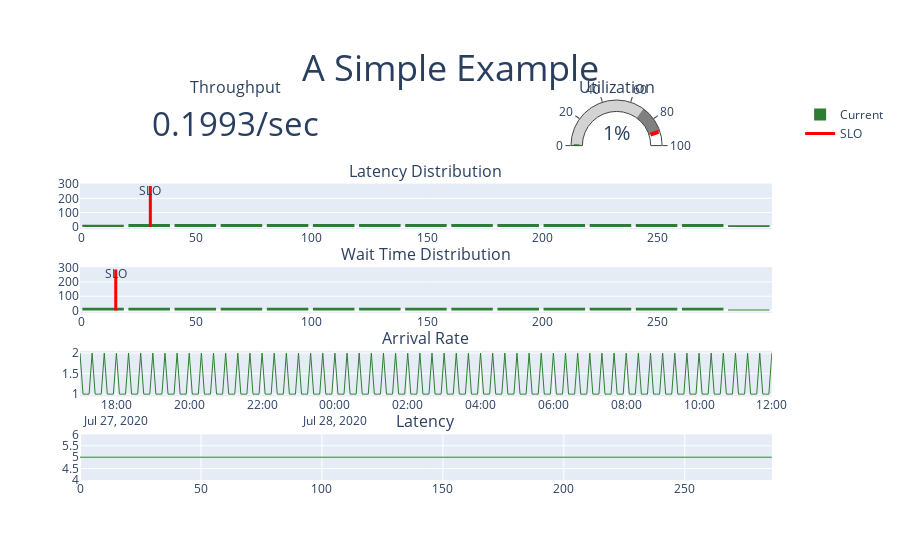

Source (notebook cell):
### Code cell
# Display The simulation Results Via Dashboard:
dashboard = build_dashboard(Q, title='A Simple Example')
dashboard.show()

### Figure 1 — Plotly figure (JSON) as saved in the notebook; plotly's stock layout.template omitted (floating-point values rounded to 4 significant figures; data arrays with more than 128 entries replaced by an {"elided": "..."} marker saying what was removed)
{"data": [{"domain": {"x": [0, 0.44], "y": [0.88, 1]}, "mode": "number", "number": {"suffix": "/sec"}, "type": "indicator", "value": 0.1993}, {"domain": {"x": [0.54, 0.98], "y": [0.88, 1]}, "gauge": {"axis": {"range": [null, 100]}, "steps": [{"color": "lightgray", "range": [0, 70]}, {"color": "gray", "range": [70, 90]}], "threshold": {"line": {"color": "red", "width": 4}, "thickness": 0.75, "value": 90}}, "mode": "gauge+number", "number": {"suffix": "%"}, "type": "indicator", "value": 0.9972}, {"bingroup": "1", "marker": {"color": "#2E7D32"}, "name": "Current", "type": "histogram", "x": {"elided": "287 int values"}, "xaxis": "x", "yaxis": "y"}, {"line": {"color": "red", "width": 3}, "mode": "lines+text", "showlegend": false, "text": [null, "SLO"], "textposition": "bottom center", "type": "scatter", "x": [30, 30], "xaxis": "x", "y": [0, 287], "yaxis": "y"}, {"bingroup": "2", "marker": {"color": "#2E7D32"}, "showlegend": false, "type": "histogram", "x": {"elided": "286 int values"}, "xaxis": "x2", "yaxis": "y2"}, {"line": {"color": "red", "width": 3}, "mode": "lines+text", "name": "SLO", "text": [null, "SLO"], "textposition": "bottom center", "type": "scatter", "x": [15, 15], "xaxis": "x2", "y": [0, 287], "yaxis": "y2"}, {"line": {"color": "#2E7D32", "width": 1}, "showlegend": false, "type": "scatter", "x": {"elided": "229 str values"}, "xaxis": "x3", "y": {"elided": "229 int values"}, "yaxis": "y3"}, {"line": {"color": "#2E7D32", "width": 1}, "showlegend": false, "type": "scatter", "x": {"elided": "287 int values"}, "xaxis": "x4", "y": {"elided": "287 int values"}, "yaxis": "y4"}], "layout": {"annotations": [{"font": {"size": 16}, "showarrow": false, "text": "Throughput", "x": 0.22, "xanchor": "center", "xref": "paper", "y": 1, "yanchor": "bottom", "yref": "paper"}, {"font": {"size": 16}, "showarrow": false, "text": "Utilization", "x": 0.76, "xanchor": "center", "xref": "paper", "y": 1, "yanchor": "bottom", "yref": "paper"}, {"font": {"size": 16}, "showarrow": false, "text": "Latency Distribution", "x": 0.49, "xanchor": "center", "xref": "paper", "y": 0.78, "yanchor": "bottom", "yref": "paper"}, {"font": {"size": 16}, "showarrow": false, "text": "Wait Time Distribution", "x": 0.49, "xanchor": "center", "xref": "paper", "y": 0.56, "yanchor": "bottom", "yref": "paper"}, {"font": {"size": 16}, "showarrow": false, "text": "Arrival Rate", "x": 0.49, "xanchor": "center", "xref": "paper", "y": 0.34, "yanchor": "bottom", "yref": "paper"}, {"font": {"size": 16}, "showarrow": false, "text": "Latency", "x": 0.49, "xanchor": "center", "xref": "paper", "y": 0.12, "yanchor": "bottom", "yref": "paper"}], "bargap": 0.1, "barmode": "overlay", "title": {"font": {"size": 36}, "text": "A Simple Example", "x": 0.5, "xanchor": "center", "y": 0.9, "yanchor": "top"}, "xaxis": {"anchor": "y", "domain": [0, 0.98]}, "xaxis2": {"anchor": "y2", "domain": [0, 0.98]}, "xaxis3": {"anchor": "y3", "domain": [0, 0.98]}, "xaxis4": {"anchor": "y4", "domain": [0, 0.98]}, "yaxis": {"anchor": "x", "domain": [0.66, 0.78]}, "yaxis2": {"anchor": "x2", "domain": [0.44, 0.56]}, "yaxis3": {"anchor": "x3", "domain": [0.22, 0.34]}, "yaxis4": {"anchor": "x4", "domain": [0, 0.12]}}}
